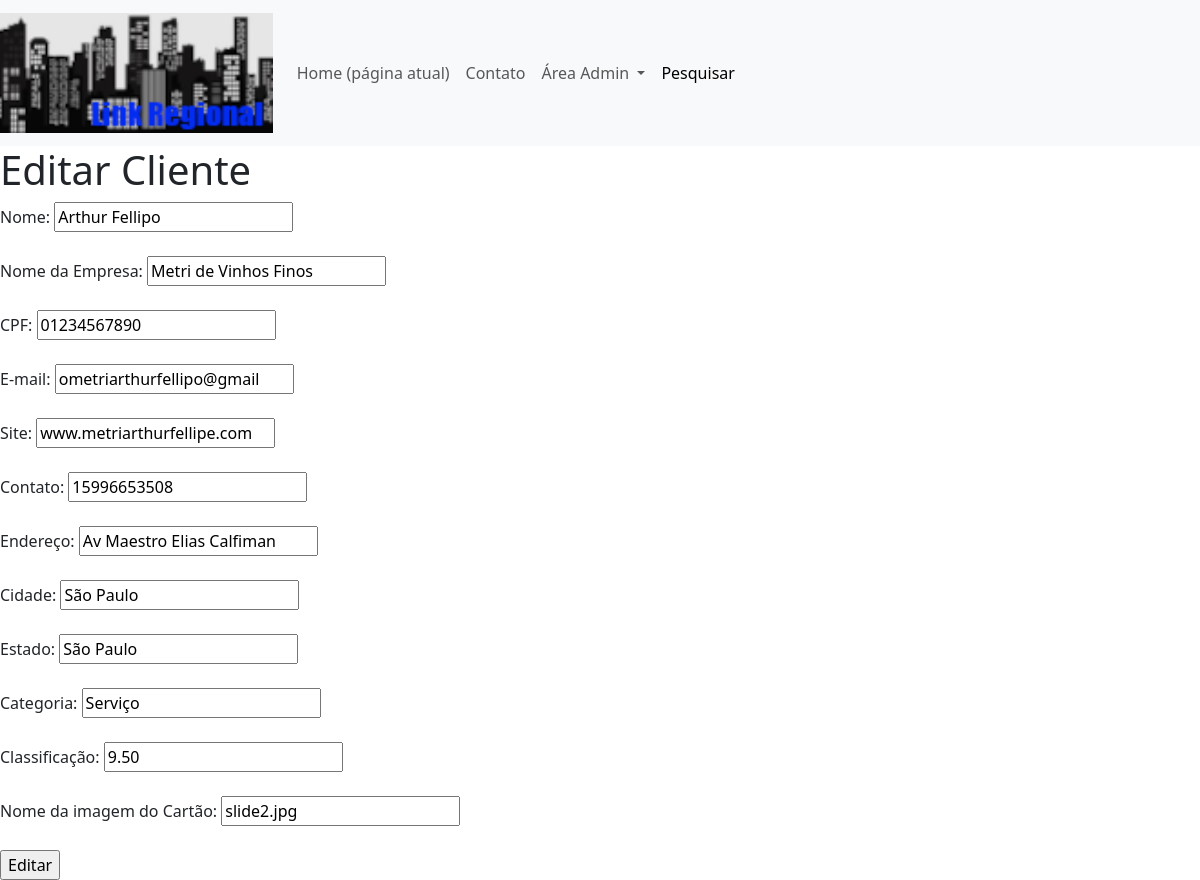
The app's page /edit_cliente.php?id=2 with its own data.
### tables this page shows
CREATE TABLE cliente (
    id INT NOT NULL AUTO_INCREMENT,
    nome VARCHAR(80) NOT NULL,
    nempresa VARCHAR(100) NOT NULL,
    cpf VARCHAR (11) unique NOT NULL,
    email VARCHAR(100),
    site VARCHAR(100),
    contato VARCHAR(20),
    endereco VARCHAR(50),
    cidade VARCHAR(50),
    estado VARCHAR(50),
    categoria VARCHAR(50),
    classificacao decimal(5,2),
    imagem_cartao varchar(220) NOT NULL,
    PRIMARY KEY (id)
)CHARSET=utf8mb4;

### edit_cliente.php (the view, shortened to what this page needs)
<?php
    include_once("conexao.php");
    $id = filter_input(INPUT_GET, 'id', FILTER_SANITIZE_NUMBER_INT);
    $result_cliente = "SELECT * FROM cliente WHERE id = '$id'";
    $resultado_cliente = mysqli_query($conn, $result_cliente);
    $row_cliente = mysqli_fetch_assoc($resultado_cliente);
?>
<!DOCTYPE html>
<html lang="pt=br">
<head>
    <link rel="stylesheet" href="css/bootstrap.css">
    <link rel="stylesheet" href="css/personalizado.css">
</head>
<body>
<nav class="navbar navbar-expand-lg navbar-light bg-light">
<a class="navbar-brand" href="#"><img src="imagens/logo-site.png" alt="Link Regional" width="30" height="24"></a>
  <div class="collapse navbar-collapse" id="conteudoNavbarSuportado">
    <ul class="navbar-nav mr-auto">
      <li class="nav-item active">
        <a class="nav-link" href="index.php">Home <span class="sr-only">(página atual)</span></a>
      </li>
      <li class="nav-item">
        <a class="nav-link" href="#">Contato</a>
      </li>
      <li class="nav-item dropdown">
        <a class="nav-link dropdown-toggle" href="cadastra_cliente.php" id="navbarDropdownMenuLink" role="button" data-toggle="dropdown" aria-haspopup="true" aria-expanded="false">
          Área Admin
        </a>
      </li>
      <li class="nav-item">
        <a class="nav-link active" href="#">Pesquisar</a>
      </li>
    </ul>
  </div>
</nav>
    <h1>Editar Cliente</h1>
    <form method="POST" action="proc_edit_cliente.php">
        <label>Nome: </label>
        <input type="text" name="nome" placeholder="Digite o nome completo"
            value="<?php echo $row_cliente['nome']; ?>"><br /><br />
        <label>Nome da Empresa: </label>
        <input type="text" name="nempresa" placeholder="Digite o nome da Empresa"
            value="<?php echo $row_cliente['nempresa']; ?>"><br /><br />
        <label>CPF: </label>
        <input type="text" name="cpf" placeholder="Digite o CPF"
            value="<?php echo $row_cliente['cpf']; ?>"><br /><br />
        <label>E-mail: </label>
        <input type="text" name="email" placeholder="Digite o seu melhor E-mail"
            value="<?php echo $row_cliente['email']; ?>"><br /><br />
        <label>Site: </label>
        <input type="text" name="site" placeholder="Tem Site? Coloca o endereço"
            value="<?php echo $row_cliente['site']; ?>"><br /><br />
        <label>Contato: </label>
        <input type="text" name="contato" placeholder="Digite o seu contato"
            value="<?php echo $row_cliente['contato']; ?>"><br /><br />
        <label>Endereço: </label>
        <input type="text" name="endereco" placeholder="Digite seu endereço"
            value="<?php echo $row_cliente['endereco']; ?>"><br /><br />
        <label>Cidade: </label>
        <input type="text" name="cidade" placeholder="Informe a sua Cidade"
            value="<?php echo $row_cliente['cidade']; ?>"><br /><br />
        <label>Estado: </label>
        <input type="text" name="estado" placeholder="Informe o seu Estado"
            value="<?php echo $row_cliente['estado']; ?>"><br /><br />
        <label>Categoria: </label>
        <input type="text" name="categoria" placeholder="Digite a categoria do Serviço ex: Serviço"
            value="<?php echo $row_cliente['categoria']; ?>"><br /><br />
        <label>Classificação: </label>
        <input type="text" name="classificacao" placeholder="Digite uma pontuação ex:0.0 até 10.0"
            value="<?php echo $row_cliente['classificacao']; ?>"><br /><br />
        <label>Nome da imagem do Cartão: </label>
        <input type="text" name="imagem_cartao" placeholder="Nome do arquivo da imagem Formato jpg"
            value="<?php echo $row_cliente['imagem_cartao']; ?>"><br /><br />
        <input type="submit" value="Editar">
    </form>
</body>
</html>

### css/personalizado.css (style rules this page uses)
img { width: auto; height: 120px; }

### records on screen
cliente: nome "Arthur Fellipo", nempresa "Metri de Vinhos Finos", cpf "01234567890", email "ometriarthurfellipo@gmail", site "www.metriarthurfellipe.com", contato "15996653508", endereco "Av Maestro Elias Calfiman", cidade "São Paulo", estado "São Paulo", categoria "Serviço", classificacao "9.50", imagem_cartao "slide2.jpg"
